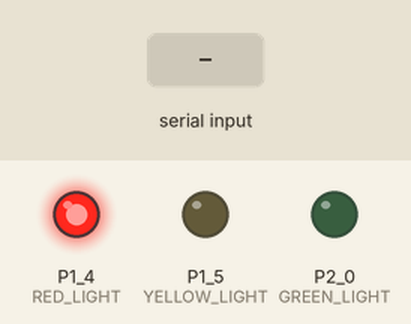
Bench run of a sketch on a simulated TI MSP430 LaunchPad. Parts: output pins drawn as LEDs (lit = HIGH). The test bench sets the inputs (shaded band).

Above: at 1.2 s.
1.3 s: "y" received over Serial
At 1.6 s:
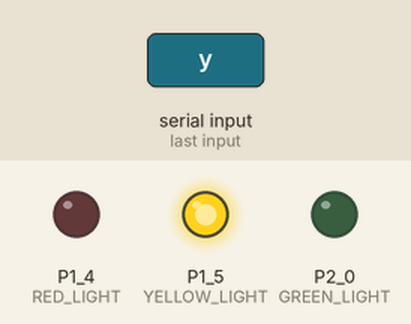
2.8 s: "g" received over Serial
At 3.9 s:
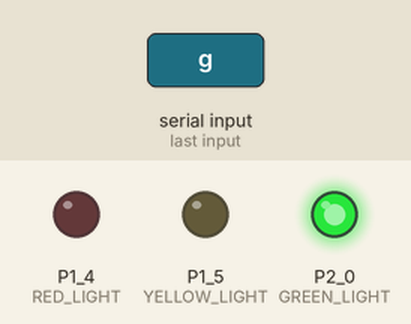
4.3 s: "1" received over Serial
At 5.1 s:
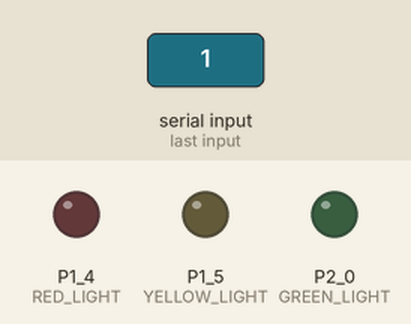
5.8 s: "r" received over Serial
At 6.2 s:
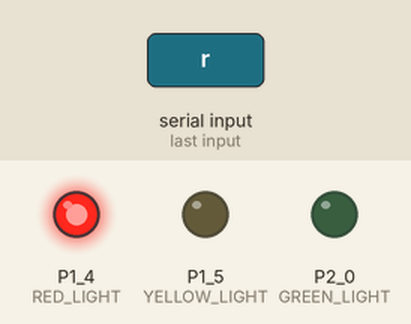
7.3 s: "0" received over Serial
At 8.5 s:
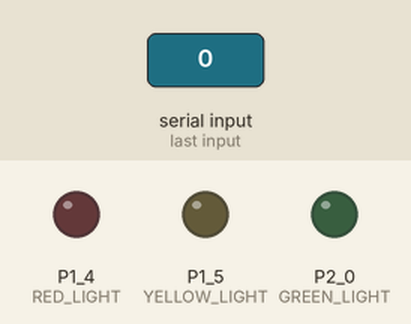
Timing chart, 0 to 9.8 s (numbered marks = the images above; inputs shaded):
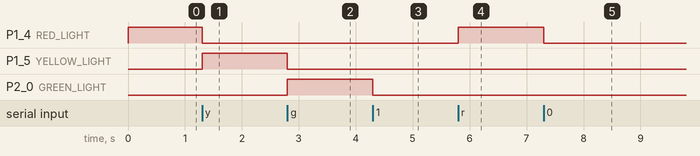

Measured:
- after the input at 1.3 s, P1_4 (RED_LIGHT): HIGH → LOW at once; P1_5 (YELLOW_LIGHT): LOW → HIGH at once
- after the input at 2.8 s, P1_5 (YELLOW_LIGHT): HIGH → LOW at once; P2_0 (GREEN_LIGHT): LOW → HIGH at once
- after the input at 4.3 s, P2_0 (GREEN_LIGHT): HIGH → LOW at once
- after the input at 5.8 s, P1_4 (RED_LIGHT): LOW → HIGH at once
- after the input at 7.3 s, P1_4 (RED_LIGHT): HIGH → LOW at once

The sketch:

physTrafficLight.ino
```cpp
int RED_LIGHT = P1_4;
int YELLOW_LIGHT = P1_5;
int GREEN_LIGHT = P2_0;
char input = 'r';

void setup()
{
  Serial.begin(9600);
  pinMode(RED_LIGHT, OUTPUT);
  pinMode(YELLOW_LIGHT, OUTPUT);
  pinMode(GREEN_LIGHT, OUTPUT);
}

void loop()
{
  if (Serial.available() > 0) {
    input = Serial.read();
  }
  switch (input) {
    case 'r' :
        digitalWrite(RED_LIGHT, HIGH);
        digitalWrite(YELLOW_LIGHT, LOW);
        digitalWrite(GREEN_LIGHT, LOW);
        break;
    case 'y' :
        digitalWrite(RED_LIGHT, LOW);
        digitalWrite(YELLOW_LIGHT, HIGH);
        digitalWrite(GREEN_LIGHT, LOW);
        break;
    case 'g' :
        digitalWrite(RED_LIGHT, LOW);
        digitalWrite(YELLOW_LIGHT, LOW);
        digitalWrite(GREEN_LIGHT, HIGH);
        break;
    default :
        digitalWrite(RED_LIGHT, LOW);
        digitalWrite(YELLOW_LIGHT, LOW);
        digitalWrite(GREEN_LIGHT, LOW);
        break;
  }
}
```
